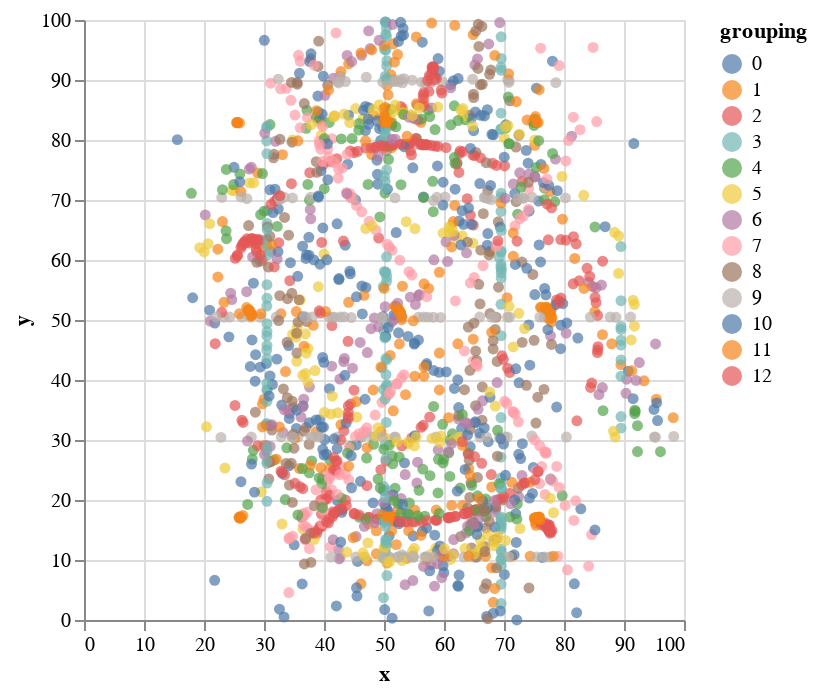

Notebook code for this chart:
### Code cell
alt.Chart(df).mark_circle().encode(x = "x", y = "y", color = "grouping:N")

### Figure 1 — Vega-Lite specification as saved in the notebook (floating-point values rounded to 4 significant figures; data arrays with more than 128 entries replaced by an {"elided": "..."} marker saying what was removed)
{"config": {"view": {"continuousWidth": 300, "continuousHeight": 300}}, "data": {"name": "data-e6035734e83c5e22e68f327edbb78165"}, "mark": {"type": "circle"}, "encoding": {"color": {"field": "grouping", "type": "nominal"}, "x": {"field": "x", "type": "quantitative"}, "y": {"field": "y", "type": "quantitative"}}, "$schema": "https://vega.github.io/schema/vega-lite/v5.20.1.json", "datasets": {"data-e6035734e83c5e22e68f327edbb78165": {"elided": "1846 records"}}}
